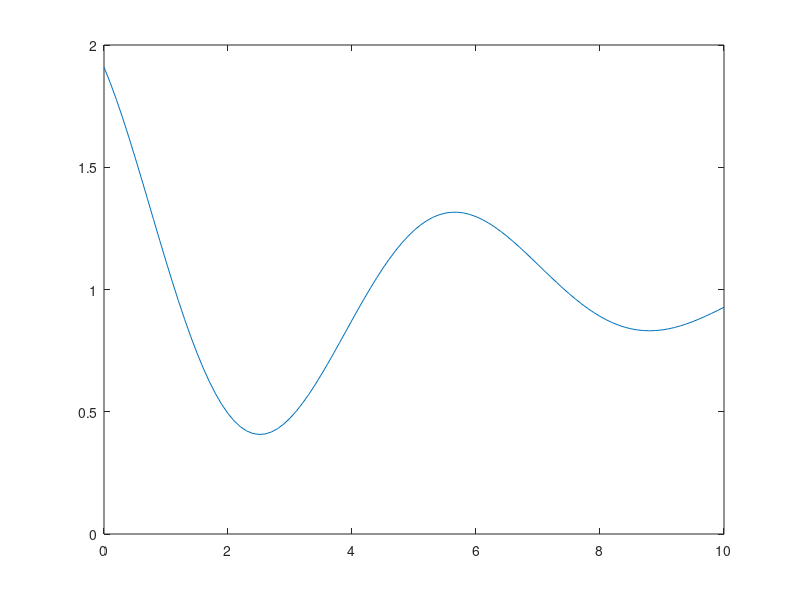

MATLAB code to generate this figure: (Note: this script raises an error after producing the figure.)
f = @(x) 1+exp(-0.2.*x).*sin(x+2);
    X=fminbnd(f,0,10)
    y=0:0.1:10;
    plot(y, 1+exp(-0.2.*y).*sin(y+2))
hold on;
f1 = @(x) 1+exp(-0.2.*x).*sin(x+c);
    c=2.5;
    X1=fminbnd(f1,0,10)
    y1=0:0.1:10;
    plot(y1, 1+exp(-0.2.*y1).*sin(y1+c))
